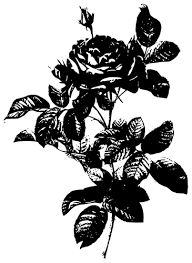
#> input picture InformatiqueGraphiqueVision/TD3 et TD4/images/fleur.png, 192 x 263 px, found by its file name
$ jupyter execute Ex3.ipynb
#> lines starting #> are read from the running program, lines starting #| are printed output that depends on the picture; after the words box and inside, x2 and y2 are one past the last pixel; in counts of white or black regions, pixels touching at a corner belong together
# Seuillage par valeur

[cell 1]
import cv2
import numpy as np
from matplotlib import pyplot as plt

fleur=cv2.imread("fleur.png")
#> fleur is the input picture: shape (263, 192, 3); min 0, max 255, mean 177.5

## 1. Ecrire une fonction qui segmente une image en niveau de gris par valeur

[cell 2]
def segmentation (image,seuil):
#> called with seuil = 10
    gray=cv2.cvtColor(image,cv2.COLOR_BGR2GRAY)
    ret,imageSegmentee=cv2.threshold(gray,seuil,255,cv2.THRESH_BINARY_INV)
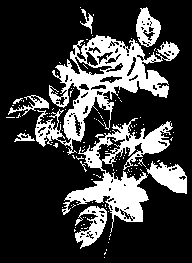
#> imageSegmentee: shape (263, 192); 23.5% white; 127 white regions (118 under 20 px), largest, box (x1, y1, x2, y2) and area: (35, 35, 180, 155) 5401, (62, 118, 173, 233) 3739, (146, 161, 187, 194) 750
#> ret = 10
    return imageSegmentee

imageSegmentee = segmentation(fleur,10)

cv2.imshow('image',imageSegmentee)
cv2.waitKey(0)
cv2.destroyAllWindows()

## 2. Affichez le résulat suivant
- Sur la permière ligne :
  - Une fleur normal / Un fleur inversé / Un fleur normal
- Sur la deuxième ligne :
  - Une fleur déformé / Une fleur en négatif

*P.S. Le code final n'est pas encore fini*

[cell 3]
hauteur, largeur = 360, 360

# Chargement et redimensionnement des images à la même taille
imgRetourneR = cv2.flip(fleur,0)
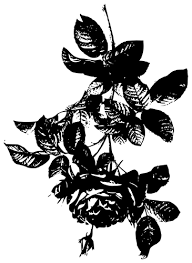
#> imgRetourneR: shape (263, 192, 3); min 0, max 255, mean 177.5

# Image Noire
imgNoirePetite = np.zeros([180,180,3], np.uint8)
imgNoireGrande = np.zeros([360,360,3], np.uint8)

# Affichage des images dans une grille
fleurCompletHaut = np.concatenate((fleur, imgRetourneR, fleur), axis=1)
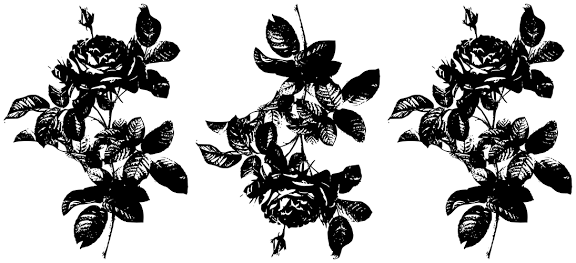
#> fleurCompletHaut: shape (263, 576, 3); min 0, max 255, mean 177.5
# fleurCompletBas = np.concatenate((fleur,imageSegmentee), axis=1)
# displayGridFull = np.concatenate((fleurCompletHaut,fleurCompletBas), axis=0)

cv2.imshow('Grid', fleurCompletHaut)
cv2.waitKey(0)
cv2.destroyAllWindows()

$ run again, with InformatiqueGraphiqueVision/TD3 et TD4/images/crochet.jpg saved as InformatiqueGraphiqueVision/TD3 et TD4/images/fleur.png
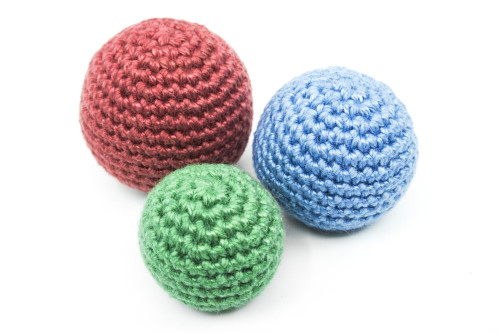
#> input picture InformatiqueGraphiqueVision/TD3 et TD4/images/crochet.jpg, 500 x 333 px, found by its file name
#> fleur is the input picture: shape (333, 500, 3); mean B, G, R 212.3, 212.1, 212
#> in segmentation, `gray=cv2.cvtColor(image,cv2.COLOR_BGR2GRAY)`:
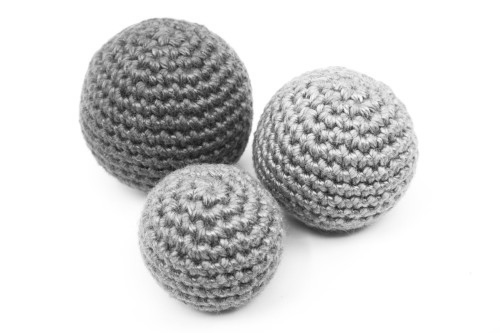
#> gray: shape (333, 500); min 18, max 255, mean 212
#> imageSegmentee: shape (333, 500); every value is 0
#> ret = 10
#> `fleurCompletHaut = np.concatenate((fleur, imgRetourneR, fleur), axis=1)`:
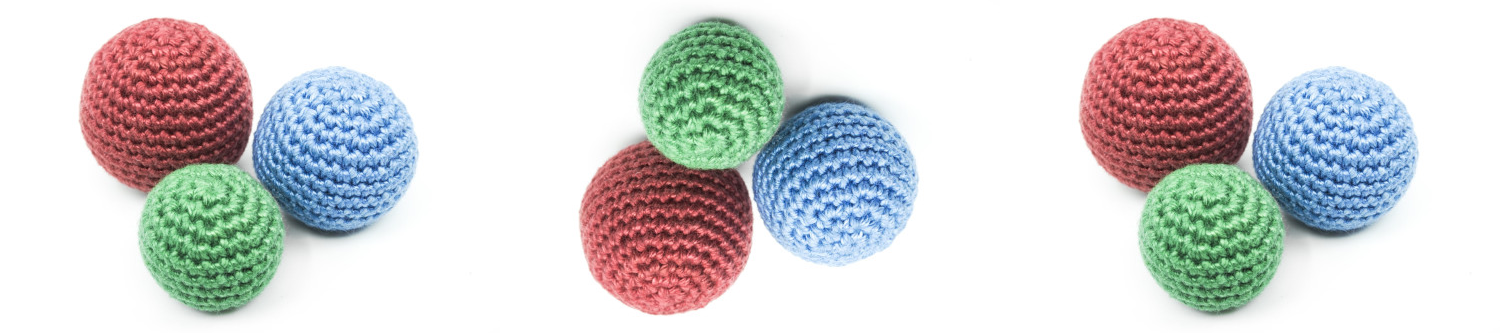
#> fleurCompletHaut: shape (333, 1500, 3); mean B, G, R 212.3, 212.1, 212
